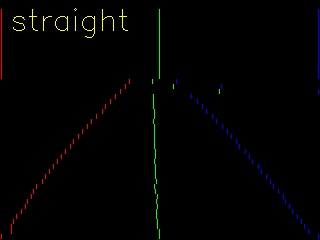
#> input picture transbot/img3.jpg, 320 x 240 px, given in place of 16_0.0_0.0.jpg, which was not available
$ python transbot_fixed_map.py
#> lines starting #> are read from the running program, lines starting #| are printed output that depends on the picture; after the words box and inside, x2 and y2 are one past the last pixel; in counts of white or black regions, pixels touching at a corner belong together; long printed decimals are rounded; pictures that were not available may be replaced by others from this repository, and a replacement may not be noted
#!/usr/bin/env python
# coding: utf-8

# In[2]:


import cv2
import numpy as np
import math


# [44 lines left out: functions c_slope, region_of_interest, not called in this run]


def detect_line(edges):
    '''
    基于霍夫变换的直线检测
    '''
    rho = 1  # 距离精度：1像素
    angle = np.pi / 180  # 角度精度：1度
    min_thr = 10  # 最少投票数
    lines = cv2.HoughLinesP(edges,
                            rho,
                            angle,
                            min_thr,
                            np.array([]),
                            minLineLength=8,
                            maxLineGap=8)
    return lines

# [11 lines left out: function make_points, not called in this run]


def average_lines_old(frame, lines, direction='middle'):
    # https://blog.csdn.net/yang332233/article/details/122120160
    '''
    小线段聚类
    direction: left or right or middle
    '''
    lane_lines = []
    if lines is None:
        print('没有检测到线段')
        return lane_lines
    height, width, _ = frame.shape
    fits = []

    for line in lines:
        for x1, y1, x2, y2 in line:
            if x1 == x2:
                continue
            # 计算拟合直线
            fit = np.polyfit((x1, x2), (y1, y2), 1)
            slope = fit[0]
            intercept = fit[1]
            if direction == 'left' and slope < 0:
                fits.append((slope, intercept))
            elif direction == 'right' and slope > 0:
                fits.append((slope, intercept))
            elif direction == 'middle':
                fits.append((slope, intercept))
    if len(fits) > 0:
        fit_average = np.average(fits, axis=0)
        lane_lines.append(make_points(frame, fit_average))
    return lane_lines

# [48 lines left out: functions average_lines, FitPolynomialCurve, not called in this run]


def display_line(frame, lines, line_color=(0, 0, 255), line_width=2):
    '''
    在原图上展示线段
    '''
    line_img = np.zeros_like(frame)
    if lines is not None:
        for line in lines:
            for x1, y1, x2, y2 in line:
                cv2.line(line_img, (x1, y1), (x2, y2), line_color, line_width)
    line_img = cv2.addWeighted(frame, 0.8, line_img, 1, 1)
    return line_img


# In[3]:


def show(window_name, img):
    # [4 lines left out: function mouse_click, not called in this run]

    cv2.namedWindow(window_name)
    cv2.setMouseCallback(window_name, mouse_click)
    cv2.imshow(window_name, img)
    if cv2.waitKey(0) == ord("q"):
        cv2.destroyAllWindows()


def scanLR(src: np.ndarray, step=1, visual=False):
    """扫线检测左右车道线
    因为对图像的最底部做扫线的时候默认使用终点，因此其值不准，后面拟合线或者判断的时候应该忽略底部的行（从img.shape[0] - 1 - step开始）

    Args:
        mask (np.ndarray): 输入的二值化图像
        step (int, optional): 扫描步长. Defaults to 1.

    """
    visual_img = np.zeros((src.shape[0], src.shape[1], 3), dtype=np.uint8)
    middle_line_mask = np.zeros((src.shape[0], src.shape[1]), dtype=np.uint8)
    # 提取黄色部分
    # 黄色的值范围
    lower_hsv = np.array([23, 43, 46])
    upper_hsv = np.array([34, 255, 255])

    img2 = cv2.cvtColor(src, cv2.COLOR_BGR2HSV)
    mask = cv2.inRange(img2, lower_hsv, upper_hsv)

    # 黄色部分识别降噪，使用开运算的方式，先腐蚀再膨胀，kernel的大小要根据情况适度调整，kernel越大修改的粒度就越大，最终结果是大块的黄色更容易保留
    # kernel = np.ones((3, 3), np.uint8)
    # mask = cv2.morphologyEx(mask, cv2.MORPH_OPEN, kernel)

    # middle[y] 表示第y行道路的中点坐标
    middle = np.zeros(mask.shape[0], dtype=np.int32)
    left = np.zeros(mask.shape[0], dtype=np.int32)
    right = np.zeros(mask.shape[0], dtype=np.int32)
    # 初始化第一行
    for i in range(mask.shape[0] - 1, mask.shape[0] - 1 - step + 1, -1):
        middle[i] = mask.shape[1] // 2
        right[i] = mask.shape[1] - 1
        left[i] = 0

    for y in range(mask.shape[0] - 1 - step, 0, -step):
        if y < (0 + step):
            break
        # 当前行标为y，上一行标为 y + step
        # 扫描右边
        for x in range(middle[y + step], mask.shape[1], 1):
            # 找到了右边的车道线，黑白白的方式
            if (x == mask.shape[1] - 1) or (x == mask.shape[1] - 2) or (mask[y][x] == 0 and mask[y][x + 1] == 255 and mask[y][x + 2] == 255):
                # right[y] = x
                right[y:y+step] = x
                break
        # 扫描左边
        for x in range(middle[y + step], -1, -1):
            # 找到了左边的车道线，黑白白的方式，前面的or表达式是为了防止后面下标记的越界
            if (x == -1 + 1) or (x == -1 + 1 + 1) or (mask[y][x] == 0 and mask[y][x - 1] == 255 and mask[y][x - 2] == 255):
                # left[y] = x
                left[y:y+step] = x
                break
        # 计算step中所有行的中点
        middle[y:y+step] = (left[y] + right[y]) //2

        # middle[y] = (left[y] + right[y]) // 2
        if visual:
            # visual_img[y][left[y]] = [0, 0, 255]
            # visual_img[y][right[y]] = [255, 0, 0]
            # visual_img[y][middle[y]] = [0, 255, 0]

            # --- 用以下切片方式会报错 ？？
            # print(y)
            # visual_img[y:y+step][left[y]] = [0,0,255]
            # visual_img[y:y+step][right[y]] = [255, 0, 0]
            # visual_img[y:y+step][middle[y]] = [0, 0, 255]
            # for i in range(step):
            #     visual_img[y+i][left[y]] = [0,0,255]
            #     visual_img[y+i][right[y]] = [255, 0,0]
            #     visual_img[y+i][middle[y]] = [0,255,0]
            #     middle_line_mask[y+i][middle[y]] = 255
            for i in range(step):
                visual_img[y:y+step, left[y], :] = [0,0,255]
                visual_img[y:y+step, right[y], :] = [255, 0,0]
                visual_img[y:y+step, middle[y], :] = [0,255,0]
                middle_line_mask[y:y+step, middle[y]] = 255


    return left, right, middle, visual_img, middle_line_mask


def road_type_detection(left: list, right: list, middle: list, visual_img: np.ndarray, visual=False):
    """判断道路类型

    Args:
        left (左): _description_
        right (右): _description_
        middle (中): _description_
        visual_img (np.ndarray): 三线图

    Returns:
        str: "straight" or "curve"
    """
    sum1: float = 0
    sum2: float = 0

    x_middle = visual_img.shape[1] // 2
    y_middle = visual_img.shape[0] // 2

    for i in range(y_middle, visual_img.shape[0]):
        sum1 += (x_middle - middle[i])
        sum2 += (middle[i] - x_middle) ** 2

    print("sum1:", sum1 / y_middle)
    print("sum2:", sum2 / y_middle)

    road_type = ""
    # 方差判断直道和弯道，3.2和18.5是经验值
    if (sum2 > (3.2 * y_middle) ** 2 or sum1 / y_middle > 18.5 or sum1 / y_middle < -18.5):
        road_type = "curve"
    else:
        road_type = "straight"
    if visual:
        road_type = road_type_detection(left, right, middle, visual_img)
        # 在图片左上角显示文字
        visual_img = cv2.putText(visual_img, road_type, (10, 30), cv2.FONT_HERSHEY_SIMPLEX, 1, (0, 255, 255), 1)
    return road_type


# In[4]:


# todo 影响识别速度的参数：k分辨率压缩，scanLR step参数（取样横线数）
img = cv2.imread('../../../data/traindatava/16_0.0_0.0.jpg')
#> img is the input picture: shape (240, 320, 3); mean B, G, R 2, 2.1, 2.2

# 将图片分辨率压缩到原来的1 / k，加快处理速度
k = 2
img = cv2.resize(img, (img.shape[1] // k, img.shape[0] // k))
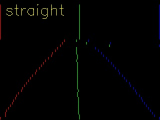
#> img: shape (120, 160, 3); mean B, G, R 2, 2.1, 2.3
print(img.shape)
#| (120, 160, 3)

show('img', img)
#> (key q is pressed here)

left, right, middle, visual_img, middle_line_mask = scanLR(img, step=5 ,visual=True)
#> in scanLR, `img2 = cv2.cvtColor(src, cv2.COLOR_BGR2HSV)`: img2: shape (120, 160, 3); mean H, S, V 18.5, 59, 3.7
#> in scanLR, `mask = cv2.inRange(img2, lower_hsv, upper_hsv)`:
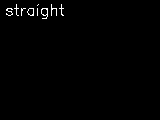
#> mask: shape (120, 160); 0.85% white in thin lines or dots, all inside (x1, y1, x2, y2) = (6, 4, 64, 19)
#> after the loop in scanLR, `for y in range(mask.shape[0] - 1 - step, 0, -step):`:
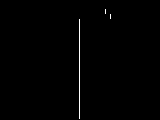
#> middle_line_mask: shape (120, 160); 0.57% white in thin lines or dots, all inside (x1, y1, x2, y2) = (79, 9, 111, 119)
#> left = 120 values, max 63 at index 14, min 0 at index 0, mean 5.67; right = 120 values from 0 to 159; middle = 120 values, max 110 at index 14, min 0 at index 0, mean 75.46

print(road_type_detection(left, right, middle, visual_img, visual=True))
#> the loop in road_type_detection, `for i in range(y_middle, visual_img.shape[0]):` made 60 passes
#> (sum1, sum2) on passes 1 to 12: (1, 1), (2, 2), (3, 3), (4, 4), (5, 5), (6, 6), (7, 7), (8, 8), (9, 9), (10, 10), (11, 11), (12, 12)
#> after the loop in road_type_detection, `for i in range(y_middle, visual_img.shape[0]):`: sum1 = 59
#| sum1: 0.9833
#| sum2: 0.9833
#> the loop in road_type_detection (call 2), `for i in range(y_middle, visual_img.shape[0]):` made 60 passes
#| sum1: 0.9833
#| sum2: 0.9833
#> in road_type_detection, `road_type = road_type_detection(left, right, middle, visual_img)`: road_type = 'straight'
#> in road_type_detection, `visual_img = cv2.putText(visual_img, road_type, (10, 30), cv2.FONT_HER..`:
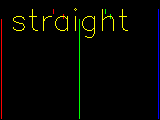
#> visual_img: shape (120, 160, 3); mean of channels 0, 1, 2 1.5, 5.4, 5.4; drawn as B, G, R
#| straight

show('visual_img', visual_img)
#> (key Esc is pressed here)

show('edges', middle_line_mask)

middle_lines = detect_line(middle_line_mask)
#> in detect_line, `lines = cv2.HoughLinesP(edges, rho, angle, min_thr, np.array([]), minL..`: lines = [[79, 118, 79, 19]]
#> middle_lines = [[79, 118, 79, 19]]

print(middle_lines)
#| [[[ 79 118  79  19]]]

middle_lines = average_lines_old(img, middle_lines)
#> the loop in average_lines_old, `for line in lines:` made 1 pass
#> after the loop in average_lines_old, `for line in lines:`: fits = []
#> middle_lines = []

print(middle_lines)

img = display_line(img, middle_lines, (0, 255, 0), 2)
#> after the loop in display_line, `for line in lines:`: line_img: shape (120, 160, 3); every value is 0

show('img', img)


# [18 lines of commented-out code are left out]
# [127 lines left out: function detect_turn_point, not called in this run]


# In[27]:


# 返回left == 0的索引
print(np.where(left == 0))
#| (array([  0,   1,   2,   3,   4,   5,   6,   7,   8, 119]),)


# In[3]:


img = cv2.imread(r"../../../data/traindatava/1534_0.07_-0.03.jpg")

show('img', img)


# In[6]:


img = cv2.imread("../../../data/traindatava/1571_0.09_0.0.jpg")
target = cv2.imread("../../../data/turn_left.jpg")

sift = cv2.SIFT_create()
#> (the run stopped early here; a loop or call above may not have finished)
